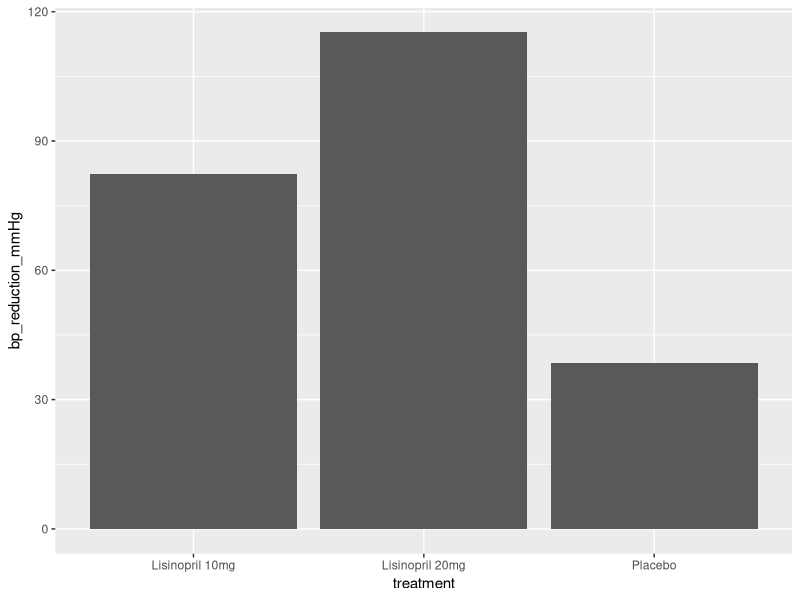
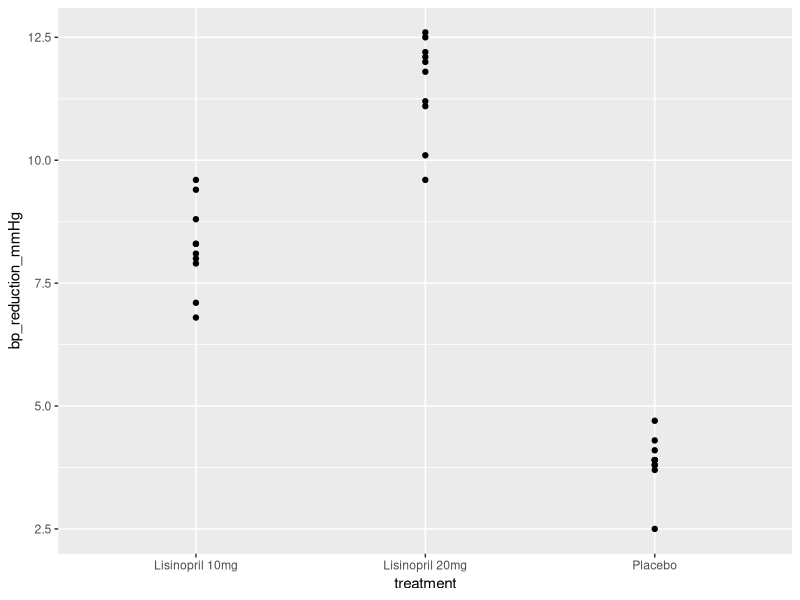
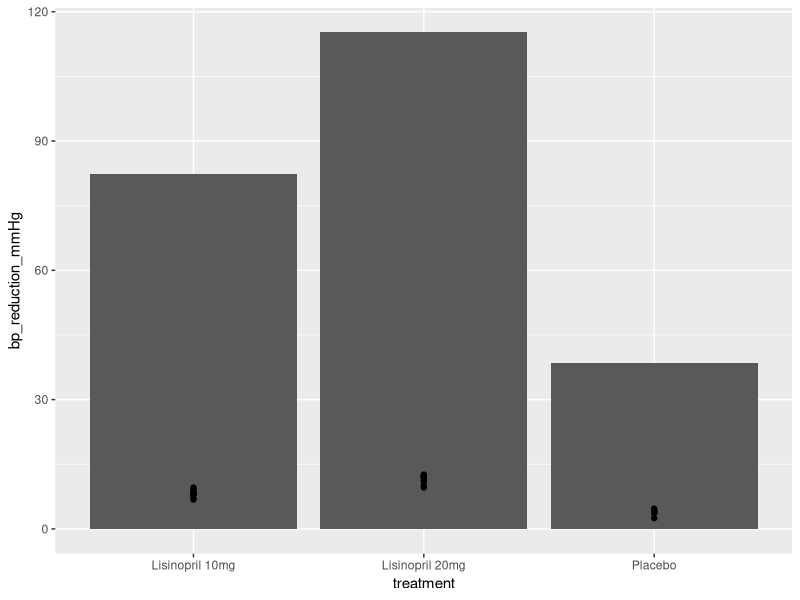
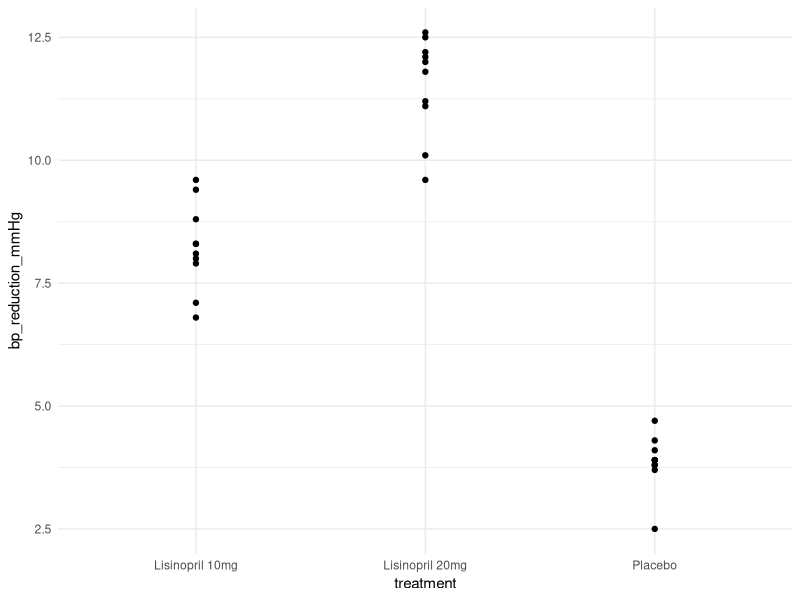
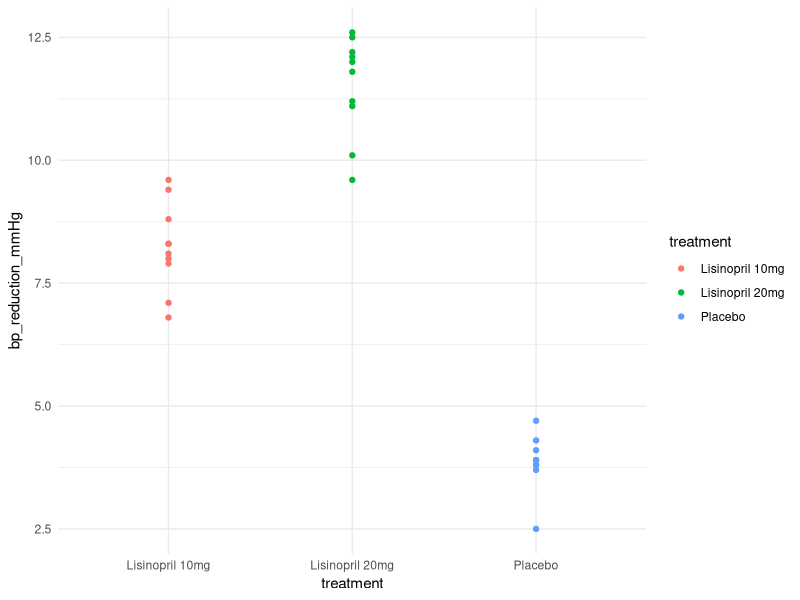
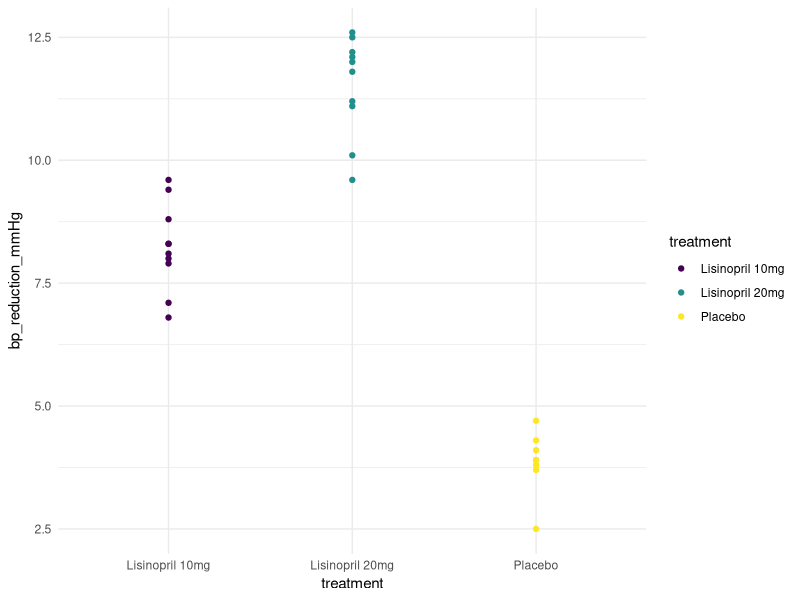
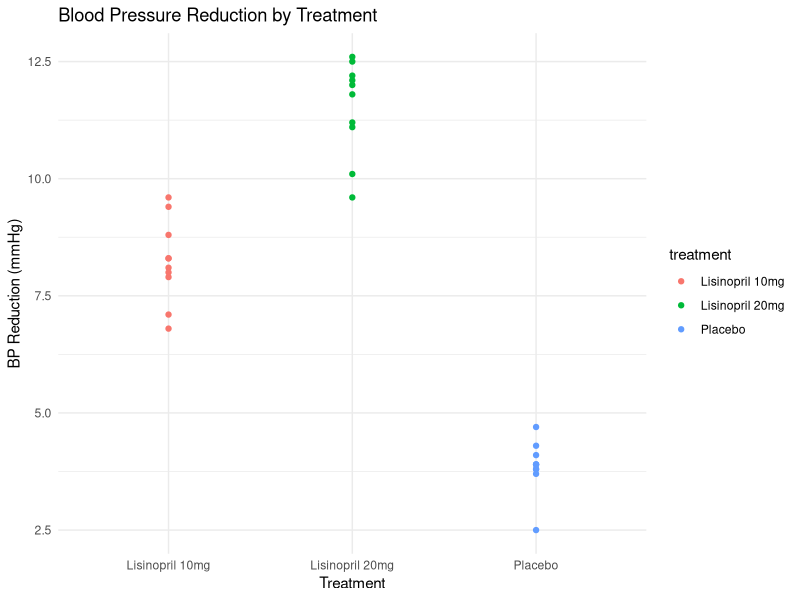
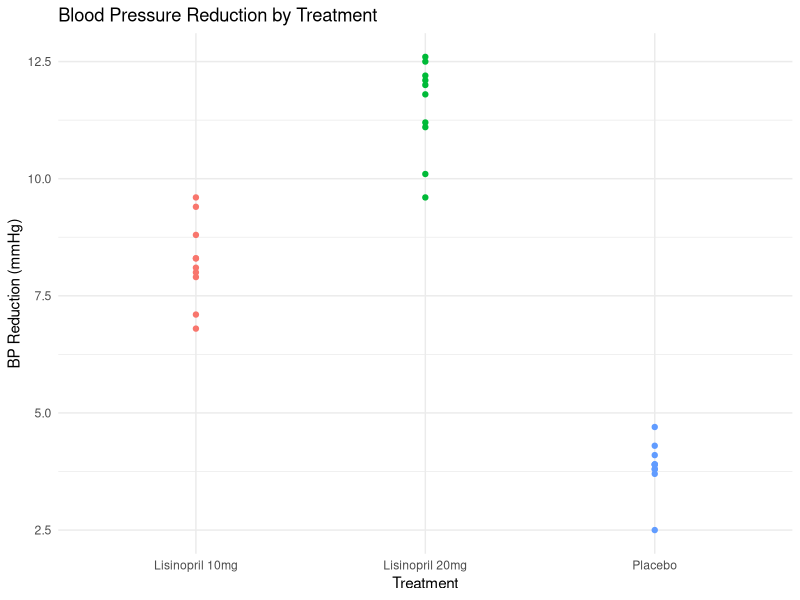

The R source for these figures, in order:
## ---- chunk 1
# If you don't have tidyverse installed, run this once:
# install.packages("tidyverse")

library(tidyverse)
## ---- chunk 2
library(readxl)

study_data <- read_excel("bp_trial.xlsx")

study_data
## ---- chunk 3
ggplot(study_data, aes(x=treatment, y=bp_reduction_mmHg)) + 
  geom_bar(stat = "identity")
## ---- chunk 4
ggplot(study_data, aes(x = treatment, y = bp_reduction_mmHg)) +
  geom_point()
## ---- chunk 5
ggplot(study_data, aes(x=treatment, y=bp_reduction_mmHg)) + 
  geom_bar(stat = "identity") +
  geom_point()
## ---- chunk 6
ggplot(study_data, aes(x = treatment, y = bp_reduction_mmHg)) +
  geom_point() +
  theme_minimal()
## ---- chunk 7
ggplot(study_data, aes(x = treatment, y = bp_reduction_mmHg, color = treatment)) +
  geom_point() +
  theme_minimal()
## ---- chunk 8
# https://cran.r-project.org/web/packages/viridis/vignettes/intro-to-viridis.html
# install.packages("viridis")
library(viridis)

ggplot(study_data, aes(x = treatment, y = bp_reduction_mmHg, color = treatment)) +
  geom_point() +
  theme_minimal() +
  scale_color_viridis(discrete=TRUE)
## ---- chunk 9
ggplot(study_data, aes(x = treatment, y = bp_reduction_mmHg, color = treatment)) +
  geom_point() +
  theme_minimal() +
  labs(
    title = "Blood Pressure Reduction by Treatment",
    x     = "Treatment",
    y     = "BP Reduction (mmHg)"
    )
## ---- chunk 10
ggplot(study_data, aes(x = treatment, y = bp_reduction_mmHg, color = treatment)) +
  geom_point() +
  theme_minimal() +
  labs(
    title = "Blood Pressure Reduction by Treatment",
    x     = "Treatment",
    y     = "BP Reduction (mmHg)"
    ) +
  theme(legend.position = "none")
## ---- chunk 11
ggplot(study_data, aes(x = treatment, y = bp_reduction_mmHg, color = treatment)) +
  geom_jitter() +
  theme_minimal() +
  labs(
    title = "Blood Pressure Reduction by Treatment",
    x     = "Treatment",
    y     = "BP Reduction (mmHg)"
    ) +
  theme(legend.position = "none")
## ---- chunk 12
ggplot(study_data, aes(x = treatment, y = bp_reduction_mmHg, color = treatment)) +
  geom_jitter() +
  theme_minimal() +
  labs(
    title = "Blood Pressure Reduction by Treatment",
    x     = "Treatment",
    y     = "BP Reduction (mmHg)"
    ) +
  theme(legend.position = "none") +
  stat_summary(
      fun = mean,              # compute mean
      geom = "point",          # plot as point
      col = "black",
      size = 3,
      shape = 'square'
  )
## ---- chunk 13
number_participants <- function(input_data) {
  n_rows <- nrow(input_data) 
  return(n_rows)
}
## ---- chunk 14
number_participants(study_data)
## ---- chunk 15
calculate_size <- function(data) {
  n_rows <- nrow(data) 
  n_cols <- ncol(data)
  return(c(n_rows, n_cols))
}
## ---- chunk 16
calculate_size(study_data)
## ---- chunk 17
study_data <- read_excel("bp_trial.xlsx")
study_data_2 <- read_excel("bp_trial_v2.xlsx")
## ---- chunk 18
nrow(study_data) 
ncol(study_data)
nrow(study_data_2) 
ncol(study_data_2)
## ---- chunk 19
calculate_size(study_data)
calculate_size(study_data_2)
